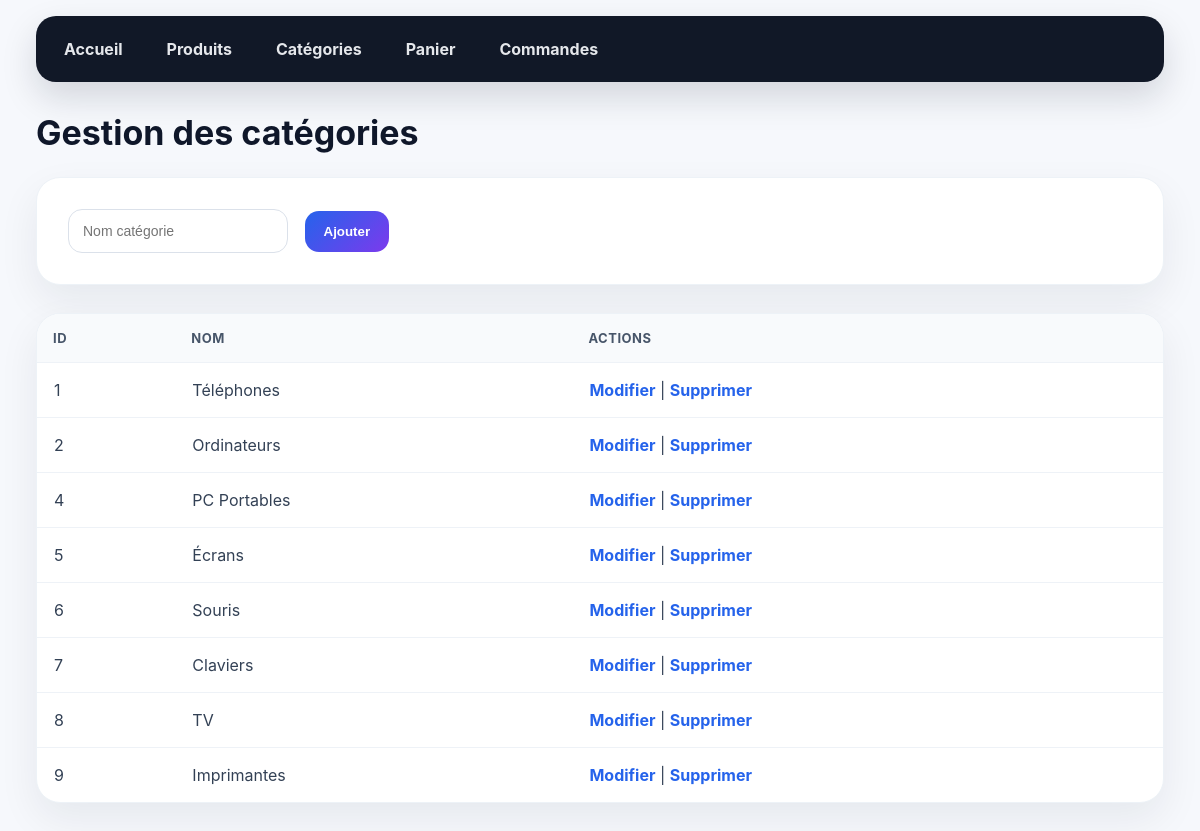
The app's page /categories.php (signed in) with its own data.
### tables this page shows
CREATE TABLE `categories` (
  `id` int(11) NOT NULL,
  `name` varchar(100) DEFAULT NULL
);

### categories.php (the view, shortened to what this page needs)
<?php
require_once __DIR__ . '/../bd_connect.php';
$editCategory = null;
$categories = $db->query("SELECT * FROM categories")->fetchAll(PDO::FETCH_ASSOC);
?>
<link rel="stylesheet" href="../assets/style.css">
<div class="menu">
    <a href="../dashboard.php">Accueil</a>
    <a href="products.php">Produits</a>
    <a href="categories.php">Catégories</a>
    <a href="cart.php">Panier</a>
    <?php if ($_SESSION['user']['role'] === 'admin'): ?>
    <a href="orders.php">Commandes</a>
<?php endif; ?>
</div>
<div class="container">
    <h1>Gestion des catégories</h1>
    <form method="POST" class="form-card">
        <input type="text" name="name" placeholder="Nom catégorie"
               value="<?= htmlspecialchars($editCategory['name'] ?? '') ?>" required>
        <button type="submit">
            <?= $editCategory ? 'Modifier' : 'Ajouter' ?>
        </button>
    </form>
    <table>
        <tr>
            <th>ID</th>
            <th>Nom</th>
            <th>Actions</th>
        </tr>
        <?php foreach ($categories as $category): ?>
            <tr>
                <td><?= $category['id'] ?></td>
                <td><?= htmlspecialchars($category['name']) ?></td>
                <td>
                    <a href="categories.php?edit=<?= $category['id'] ?>">Modifier</a>
                    |
                    <a href="categories.php?delete=<?= $category['id'] ?>"
                       onclick="return confirm('Supprimer cette catégorie ?')">Supprimer</a>
                </td>
            </tr>
        <?php endforeach; ?>
    </table>
</div>

### style.css (style rules this page uses)
* { margin: 0; padding: 0; box-sizing: border-box; }
a { text-decoration: none; }
.menu { width: 94%; margin: 16px auto 0; background: #111827; padding: 10px; border-radius: 20px; display: flex; gap: 8px; box-shadow: 0 15px 35px rgba(15, 23, 42, 0.15); }
.menu a { color: #e5e7eb; padding: 13px 18px; border-radius: 14px; font-weight: 700; transition: 0.25s; }
.container { width: 94%; margin: 30px auto; }
h1 { font-size: 34px; margin-bottom: 24px; color: #0f172a; }
input, select { padding: 13px 14px; margin: 7px; border: 1px solid #dbe1ea; border-radius: 14px; min-width: 220px; background: white; outline: none; font-size: 14px; }
button, .btn { background: linear-gradient(135deg, #2563eb, #7c3aed); color: white; border: none; padding: 13px 19px; border-radius: 14px; font-weight: 800; cursor: pointer; display: inline-block; margin: 8px 5px; transition: 0.25s; }
.form-card { background: white; padding: 24px; border-radius: 24px; margin-bottom: 28px; box-shadow: 0 16px 40px rgba(15, 23, 42, 0.07); border: 1px solid #edf2f7; }
table { width: 100%; background: white; border-collapse: separate; border-spacing: 0; border-radius: 24px; overflow: hidden; box-shadow: 0 16px 40px rgba(15, 23, 42, 0.07); border: 1px solid #edf2f7; margin-top: 20px; }
th { background: #f8fafc; color: #475569; text-align: left; padding: 16px; font-size: 13px; text-transform: uppercase; letter-spacing: 0.5px; }
td { padding: 17px; border-top: 1px solid #eef2f7; color: #334155; }
td a { color: #2563eb; font-weight: 700; }

### records on screen
categories: id "1", name "Téléphones"
categories: id "2", name "Ordinateurs"
categories: id "4", name "PC Portables"
categories: id "5", name "Écrans"
categories: id "6", name "Souris"
categories: id "7", name "Claviers"
categories: id "8", name "TV"
categories: id "9", name "Imprimantes"
